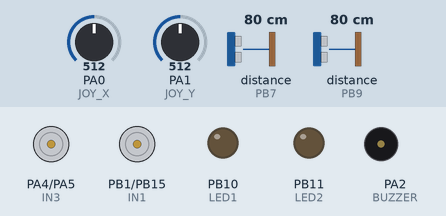
Simulated run of this sketch. Board: STM32 Blue Pill. On the bench: motor-driver pin pairs drawn as motors (green arrow = first pin HIGH = forward, orange = second pin HIGH = backward, longer = more drive), output pins drawn as LEDs (lit = HIGH), buzzer (waves = sounding, pin HIGH). Wiring (inferred from the names in the program): 2 × ultrasonic range finder: trigger PB6, echo PB7 / trigger PB8, echo PB9. The inputs (shaded band) are chosen by the test bench; at power-on: distance to the obstacle (sensors on PB7, PB9) 80 cm, PA0 (JOY_X) = 512, PA1 (JOY_Y) = 512. The echo pulse lasts 58.3 µs per cm; pins used as bus, display or sensor lines are not drawn.

Above: at 2.2 s.
2.3 s: distance to the obstacle (sensor on PB7) set to 23 cm
3.8 s: distance to the obstacle (sensor on PB7) set to 18 cm
At 4.9 s:
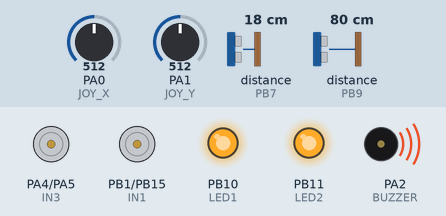
5.3 s: distance to the obstacle (sensor on PB7) set to 35 cm
At 6.3 s:
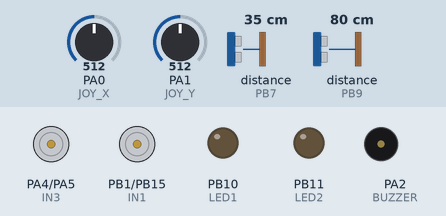
6.8 s: PA0 (JOY_X) set to 795
8.3 s: PA0 (JOY_X) set to 823
At 9.5 s:
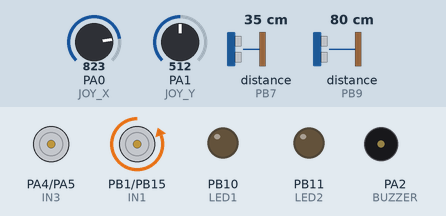
9.8 s: PA1 (JOY_Y) set to 802
11.3 s: PA1 (JOY_Y) set to 821
At 11.9 s:
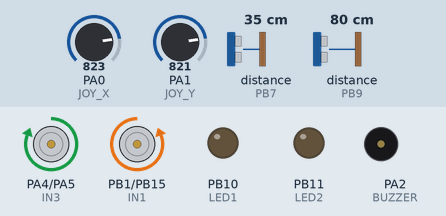
Timing chart, 0 to 13.8 s (numbered marks = the images above; inputs shaded):
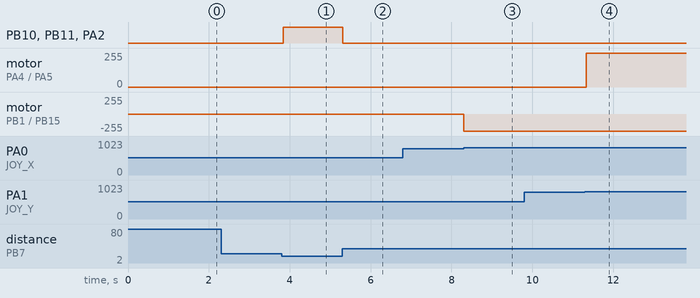

Measured:
- the behaviour switches between 21 and 20 cm on distance to the obstacle (sensor on PB7) (found by bisection; images 0 and 1)
- the behaviour switches between 812 and 813 on PA0 (JOY_X) (found by bisection; images 2 and 3)
- the behaviour switches between 812 and 813 on PA1 (JOY_Y) (found by bisection; images 3 and 4)
- after the input at 2.3 s, every drawn part: stays the same
- after the input at 3.8 s, PB10 (LED1), PB11 (LED2), PA2 (BUZZER): LOW → HIGH at once
- after the input at 5.3 s, PB10 (LED1), PB11 (LED2), PA2 (BUZZER): HIGH → LOW at once
- after the input at 6.8 s, every drawn part: stays the same
- after the input at 8.3 s, motor on PB1 (IN1) / PB15 (IN2): stopped → backward 255/255 at once
- after the input at 9.8 s, every drawn part: stays the same
- after the input at 11.3 s, motor on PA4 (IN3) / PA5 (IN4): stopped → forward 255/255 at once

The sketch:

code.ino
```cpp
//Motor Pins
#define IN1 PB1    // Left Motor
#define IN2 PB15
#define IN3 PA4    // Right Motor (reverse wired)
#define IN4 PA5

// LEDs
#define LED1 PB10
#define LED2 PB11

// Buzzer
#define BUZZER PA2

// Ultrasonic
#define TRIG1 PB6
#define ECHO1 PB7
#define TRIG2 PB8
#define ECHO2 PB9

#define OBSTACLE_DISTANCE 20   // cm

// Joystick
#define JOY_X PA0
#define JOY_Y PA1

#define DEADZONE 300

int joyX_center = 2048;
int joyY_center = 2048;

void setup() {
  Serial.begin(9600);

  pinMode(IN1, OUTPUT);
  pinMode(IN2, OUTPUT);
  pinMode(IN3, OUTPUT);
  pinMode(IN4, OUTPUT);

  pinMode(LED1, OUTPUT);
  pinMode(LED2, OUTPUT);
  pinMode(BUZZER, OUTPUT);

  pinMode(TRIG1, OUTPUT);
  pinMode(ECHO1, INPUT);
  pinMode(TRIG2, OUTPUT);
  pinMode(ECHO2, INPUT);

  delay(1000);               // joystick stabilize
  joyX_center = analogRead(JOY_X);
  joyY_center = analogRead(JOY_Y);

  stopMotors();
}

void loop() {

  // Obstacle Detection
  int d1 = readUltrasonic(TRIG1, ECHO1);
  int d2 = readUltrasonic(TRIG2, ECHO2);

  if ((d1 > 0 && d1 < OBSTACLE_DISTANCE) ||
      (d2 > 0 && d2 < OBSTACLE_DISTANCE)) {
    stopMotors();
    digitalWrite(LED1, HIGH);
    digitalWrite(LED2, HIGH);
    digitalWrite(BUZZER, HIGH);
    return;
  } else {
    digitalWrite(LED1, LOW);
    digitalWrite(LED2, LOW);
    digitalWrite(BUZZER, LOW);
  }

  // Joystick Control
  int xVal = analogRead(JOY_X);
  int yVal = analogRead(JOY_Y);

  int xDiff = xVal - joyX_center;
  int yDiff = yVal - joyY_center;

  if (abs(yDiff) > DEADZONE) {
    if (yDiff > 0) moveForward();
    else moveBackward();
  }
  else if (abs(xDiff) > DEADZONE) {
    if (xDiff > 0) turnRight();
    else turnLeft();
  }
  else {
    stopMotors();
  }

  delay(30);
}

// Motor Control
void stopMotors() {
  digitalWrite(IN1, LOW);
  digitalWrite(IN2, LOW);
  digitalWrite(IN3, LOW);
  digitalWrite(IN4, LOW);
}

void moveForward() {
  digitalWrite(IN1, LOW);
  digitalWrite(IN2, HIGH);

  digitalWrite(IN3, HIGH);
  digitalWrite(IN4, LOW);
}

void moveBackward() {
  digitalWrite(IN1, HIGH);
  digitalWrite(IN2, LOW);

  digitalWrite(IN3, LOW);
  digitalWrite(IN4, HIGH);
}

void turnLeft() {
  digitalWrite(IN1, LOW);
  digitalWrite(IN2, LOW);

  digitalWrite(IN3, HIGH);
  digitalWrite(IN4, LOW);
}

void turnRight() {
  digitalWrite(IN1, LOW);
  digitalWrite(IN2, HIGH);

  digitalWrite(IN3, LOW);
  digitalWrite(IN4, LOW);
}

// Ultrasonic Function
int readUltrasonic(int trigPin, int echoPin) {
  digitalWrite(trigPin, LOW);
  delayMicroseconds(2);
  digitalWrite(trigPin, HIGH);
  delayMicroseconds(10);
  digitalWrite(trigPin, LOW);

  long duration = pulseIn(echoPin, HIGH, 30000);
  if (duration == 0) return -1;

  return duration * 0.034 / 2;
}
```
